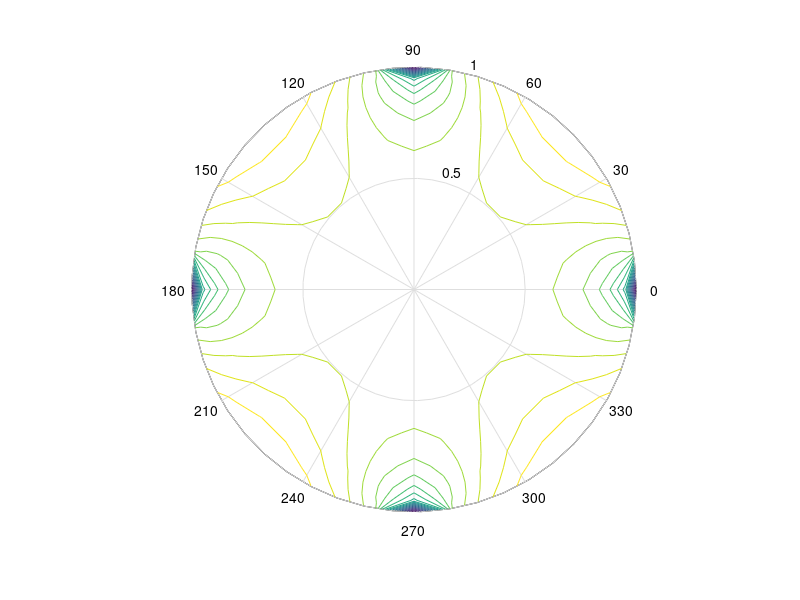

MATLAB code to generate this figure:
% 轮廓图
function Example13
h0=figure('toolbar','none',...
    'position',[200 150 450 250],...
    'name','Example13');
[th,r]=meshgrid((0:10:360)*pi/180,0:0.05:1);
[x,y]=pol2cart(th,r);
z=x+i*y;
f=(z.^4-1).^(0.25);
contour(x,y,abs(f),20)
axis equal
xlabel('实部','fontsize',16);
ylabel('虚部','fontsize',16);
h=polar([0 2*pi],[0 1]);
delete(h)
hold on
contour(x,y,abs(f),20)
